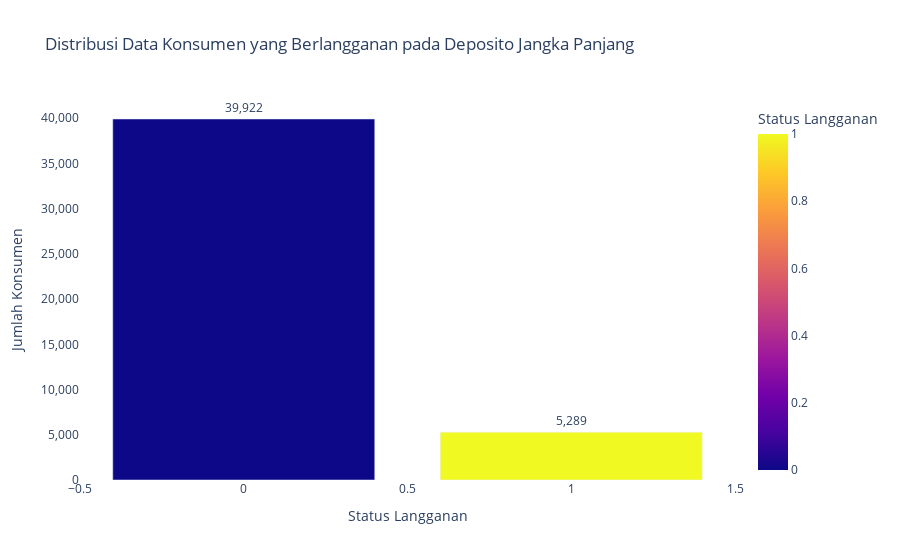

Source (notebook cell):
### Code cell
# Hitung jumlah nilai unik dalam kolom 'y'
df_bar = df['y'].value_counts().reset_index()
df_bar.columns = ['Status', 'Jumlah']

# Buat grafik batang dengan warna khusus dan format angka tidak disingkat
fig = px.bar(
    df_bar,
    x='Status',
    y='Jumlah',
    title='Distribusi Data Konsumen yang Berlangganan pada Deposito Jangka Panjang',
    labels={'Status': 'Status Langganan', 'Jumlah': 'Jumlah Konsumen'},
    text='Jumlah',
    color='Status',
    color_discrete_map={'0': 'darkblue', '1': 'green'}  # Warna khusus
)

# Tambahkan detail angka pada batang dengan format tidak disingkat
fig.update_traces(texttemplate='%{text:,}', textposition='outside')

# Sesuaikan layout untuk memastikan tidak ada teks yang terpotong dan mengubah latar belakang
fig.update_layout(
    uniformtext_minsize=8,
    uniformtext_mode='hide',
    yaxis={'tickformat': ',d'},  # Format angka tidak disingkat pada sumbu y
    plot_bgcolor='white',  # Mengubah latar belakang plot menjadi putih
    paper_bgcolor='white'  # Mengubah latar belakang keseluruhan menjadi putih
)

fig.show()

### Figure 1 — Plotly figure (JSON) as saved in the notebook; plotly's stock layout.template omitted (floating-point values rounded to 4 significant figures)
{"data": [{"alignmentgroup": "True", "hovertemplate": "Status Langganan=%{marker.color}<br>Jumlah Konsumen=%{text}<extra></extra>", "legendgroup": "", "marker": {"color": [0, 1], "coloraxis": "coloraxis", "pattern": {"shape": ""}}, "name": "", "offsetgroup": "", "orientation": "v", "showlegend": false, "text": [39922, 5289], "textposition": "outside", "texttemplate": "%{text:,}", "type": "bar", "x": [0, 1], "xaxis": "x", "y": [39922, 5289], "yaxis": "y"}], "layout": {"barmode": "relative", "coloraxis": {"colorbar": {"title": {"text": "Status Langganan"}}, "colorscale": [[0, "#0d0887"], [0.1111, "#46039f"], [0.2222, "#7201a8"], [0.3333, "#9c179e"], [0.4444, "#bd3786"], [0.5556, "#d8576b"], [0.6667, "#ed7953"], [0.7778, "#fb9f3a"], [0.8889, "#fdca26"], [1, "#f0f921"]]}, "legend": {"tracegroupgap": 0}, "paper_bgcolor": "white", "plot_bgcolor": "white", "title": {"text": "Distribusi Data Konsumen yang Berlangganan pada Deposito Jangka Panjang"}, "uniformtext": {"minsize": 8, "mode": "hide"}, "xaxis": {"anchor": "y", "domain": [0, 1], "title": {"text": "Status Langganan"}}, "yaxis": {"anchor": "x", "domain": [0, 1], "tickformat": ",d", "title": {"text": "Jumlah Konsumen"}}}}
